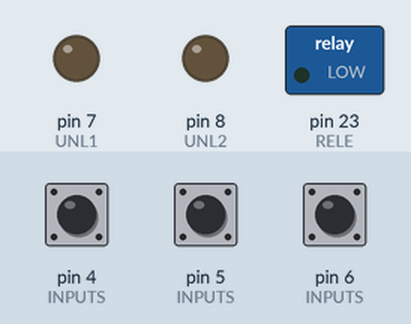
Bench run of a sketch on a simulated Arduino Mega 2560, built with avr-gcc and run on an emulated ATmega2560. Shown: switched loads named in the sketch (green lamp = pin HIGH), output pins drawn as LEDs (lit = HIGH). The test bench sets the inputs (shaded band); at power-on: pin 4 (INPUTS) HIGH, pin 5 (INPUTS) HIGH, pin 6 (INPUTS) HIGH. The audio player accepts every command and is not drawn.

Above: at 1.7 s.
1.8 s: pin 4 (INPUTS) pulled LOW for 0.15 s
At 2.2 s:
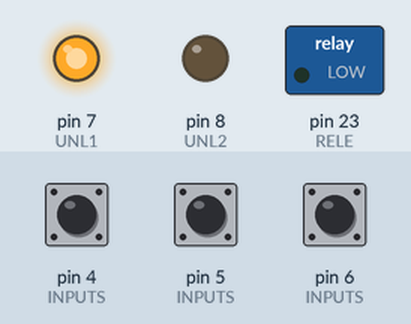
4.9 s: pin 5 (INPUTS) pulled LOW for 0.15 s
At 6.5 s:
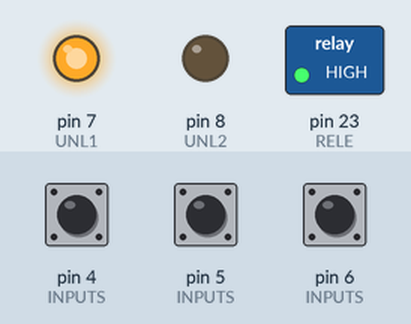
Timing chart, 0 to 8.0 s (numbered marks = the images above; inputs shaded):
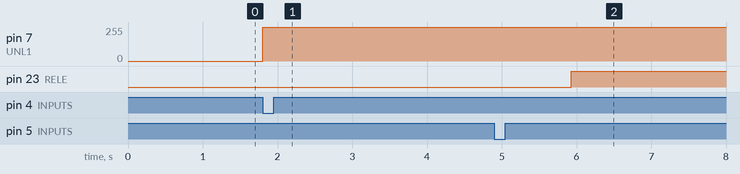

The sketch:

Ataud_main.ino
```cpp
/* Ataud Main Nosferatu
 *
 * Arduino MEGA,2 canales UNL2003, DFPLAYER, UN RELE, UN RS Y dos palancas
 *
 * Main del juego Nosferatu, al darle play a una palanca
 * comienza un audio y se empieza a dimerizar canal 1 hasta apagar
 * a los 5 min se prende la luz de canal 2, si antes de los 15 se cierra RS
 * se abre rele y se escucha audio 2, sino audio 3, se resetea con un power up
 *
 * Sputnik 18/4/19
 */

//INCLUDES
#include "SoftwareSerial.h"
#include "DFRobotDFPlayerMini.h"

//EDITABLE
#define SPRINT      false
#define NEED_REPOSO true
#define DFTX        3
#define DFRX        2
#define PAL1        4
#define PAL2        5
#define RS          6
#define UNL1        7
#define UNL2        8
#define RELE        23

#define DS  20

#define MINUTOS     15
#define TIEMPO_VAMPIRO     5

const int N_INPUTS = 3;
const int INPUTS[N_INPUTS] = {RS,PAL1,PAL2};
const int INPUTS_ISTATE[N_INPUTS] = {1,1,1};
const int N_OUTPUTS = 3;
const int OUTPUTS[N_OUTPUTS] = {UNL1,UNL2,RELE};
const int OUTPUTS_ISTATE[N_OUTPUTS] = {0,0,0};

unsigned int tiempo_restante = MINUTOS * 60;
unsigned long contador_tiempo = 0;

SoftwareSerial mySoftwareSerial(DFRX, DFTX);    // RX, TX
DFRobotDFPlayerMini myDFPlayer;

//NO EDITABLE
boolean reposo = false;
boolean activo = false;
boolean resuelto = false;
unsigned long timer_print = 0;
////////////////////////////////////SETUP///////////////////////////////
//NO EDITABLE
void setup() {
  if(SPRINT){Serial.begin(9600);}
//declara entradas
  for(int a = 0;a < N_INPUTS;a++){
    pinMode(INPUTS[a] , INPUT);
    digitalWrite(INPUTS[a] , INPUTS_ISTATE[a]);
  }
//declara salidas
  for(int a = 0;a < N_OUTPUTS;a++){
    pinMode(OUTPUTS[a] , OUTPUT);
    digitalWrite(OUTPUTS[a] , OUTPUTS_ISTATE[a]);
  }
//si necesita reposo
  if(NEED_REPOSO){reposo=true;activo=false;resuelto=false;}else{reposo=false;activo=true;resuelto=false;}
//EDITABLE
  mySoftwareSerial.begin(9600);
  if (!myDFPlayer.begin(mySoftwareSerial)) {}
}

///////////////////////////////////////LOOP//////////////////////////////////////////
void loop() {
  if_reposo();
  if_activo();
  if_resuelto();
  showme();
}

////////////////////////////////////////FUNCIONES///////////////////////////////////
//EDITABLE
void if_reposo()
{
  if(reposo){
    if(check(0,PAL1,DS)){activo = true;reposo = false;digitalWrite(UNL1,HIGH);myDFPlayer.play(1);}
  }
}

void if_activo()
{
  if(activo){
    if(check(0,RS,DS) || check(0,PAL2,DS)){activo = false;resuelto = true;myDFPlayer.play(2);delay(1000);digitalWrite(RELE,HIGH);}
    int clock_seg = clock_update();
    if(clock_seg == 0){
     // myDFPlayer.play(3);
    }
    if(clock_seg == ((MINUTOS-TIEMPO_VAMPIRO)*60) ){digitalWrite(UNL2,HIGH);}
  }
}
void if_resuelto()
{
  if(resuelto){

  }
}

void showme ()
{
  if(SPRINT && millis() - timer_print > 1000)
  {
    Serial.println("------NUEVA MEDICION------");
  //  Serial.println(check(0,RS,DS));
    timer_print = millis();

    }
  }

int clock_update()
{
      if(tiempo_restante == 0){return -1;}
      if ((millis() - contador_tiempo) >= 1000) {        //
      contador_tiempo = millis();
      if(tiempo_restante != 0){
        tiempo_restante = tiempo_restante - 1;
        int dimmer = map(tiempo_restante,0,MINUTOS*60,0,255);
        analogWrite(UNL1, dimmer);
      }
    }
  return tiempo_restante;
}

//NO EDITABLE
//comprueba el estado de un sensor
boolean check (boolean cual, int entrada, int ds)
{
  boolean resu = false;
  int contador = 0;
  if(cual){ while(digitalRead(entrada) == 1 && resu == false){/*delay(ds);*/contador++;if(contador == ds){resu = true;}}
  }else{    while(digitalRead(entrada) == 0 && resu == false){/*delay(ds);*/contador++;if(contador == ds){resu = true;}}}
  return resu;
}
```

Measured:
- after the input at 1.8 s, pin 7 (UNL1): 0/255 → 254/255 at once, → 253/255 3.0 s later
- after the input at 4.9 s, pin 7 (UNL1): stays 253/255 (without the input it goes to 252/255 after 3.9 s); pin 23 (RELE): LOW → HIGH after 1.0 s
